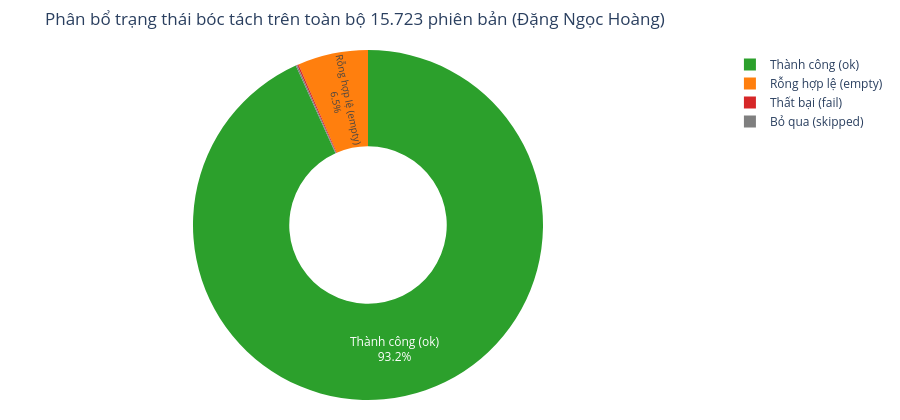

The code cell stored with this chart in its notebook:
### Markdown cell above
### 1. Thuật toán thu thập đường biên dịch và giải quyết phụ thuộc đa tệp

Module `src/parser/gather.py` do **Dương Ngọc Minh Thư** phụ trách đảm nhiệm việc hợp nhất mã nguồn phân mảnh:
- **Nhận diện tệp gốc (`root_file`):** Quét toàn bộ tệp `.tex` trong thư mục phiên bản để tìm lệnh khai báo `\documentclass`. Trong trường hợp xuất hiện nhiều ứng viên (ví dụ tài liệu chứa cả tệp mẫu của tạp chí hoặc tệp phụ trợ), thuật toán áp dụng hàm chấm điểm ưu tiên:
  + Cộng điểm cho tệp chứa `\begin{document}` và `\end{document}`.
  + Cộng điểm cho tên tệp tiêu chuẩn (`main.tex`, `ms.tex`, tên trùng với arXiv ID).
  + Trừ điểm nặng cho tệp nằm trong thư mục con `tikz/`, `figures/` hoặc mang tên `template.tex`.
- **Duyệt đệ quy và chống vòng lặp:** Khởi đầu từ tệp gốc, thuật toán bóc tách các lệnh nạp tệp: `\input{path}`, `\include{path}`, `\subfile{path}`. Để ngăn ngừa vòng lặp vô hạn do các tác giả nạp chéo lẫn nhau, hệ thống sử dụng tập băm `visited_set` lưu trữ đường dẫn chuẩn hóa tuyệt đối. Toàn bộ các tệp hợp lệ được ghép nối thành chuỗi văn bản tuần tự duy nhất theo đúng thứ tự biên dịch của LaTeX.

### Code cell
# Biểu đồ tương tác Plotly: Phân bổ trạng thái xử lý 15.723 phiên bản
status_df = pd.DataFrame({
    "Trạng thái": ["Thành công (ok)", "Rỗng hợp lệ (empty)", "Thất bại (fail)", "Bỏ qua (skipped)"],
    "Số lượng": [
        status_counts.get("ok", 0),
        status_counts.get("empty", 0),
        status_counts.get("fail", 0),
        status_counts.get("skipped", 0)
    ]
})

fig_status = px.pie(
    status_df, 
    names="Trạng thái", 
    values="Số lượng",
    hole=0.45,
    color="Trạng thái",
    color_discrete_map={
        "Thành công (ok)": "#2ca02c",
        "Rỗng hợp lệ (empty)": "#ff7f0e",
        "Thất bại (fail)": "#d62728",
        "Bỏ qua (skipped)": "#7f7f7f"
    },
    title="Phân bổ trạng thái bóc tách trên toàn bộ 15.723 phiên bản (Đặng Ngọc Hoàng)"
)
fig_status.update_traces(textposition='inside', textinfo='percent+label', hoverinfo='label+value+percent')
fig_status.update_layout(height=420, margin=dict(t=50, b=20, l=20, r=20))
fig_status.show()

### Figure 1 — Plotly figure (JSON) as saved in the notebook; plotly's stock layout.template omitted (floating-point values rounded to 4 significant figures)
{"data": [{"customdata": [["Thành công (ok)"], ["Rỗng hợp lệ (empty)"], ["Thất bại (fail)"], ["Bỏ qua (skipped)"]], "domain": {"x": [0.0, 1.0], "y": [0.0, 1.0]}, "hole": 0.45, "hoverinfo": "label+value+percent", "hovertemplate": "Trạng thái=%{customdata[0]}<br>Số lượng=%{value}<extra></extra>", "labels": ["Thành công (ok)", "Rỗng hợp lệ (empty)", "Thất bại (fail)", "Bỏ qua (skipped)"], "legendgroup": "", "marker": {"colors": ["#2ca02c", "#ff7f0e", "#d62728", "#7f7f7f"]}, "name": "", "showlegend": true, "textinfo": "percent+label", "textposition": "inside", "type": "pie", "values": [14658, 1022, 22, 21]}], "layout": {"height": 420, "legend": {"tracegroupgap": 0}, "margin": {"b": 20, "l": 20, "r": 20, "t": 50}, "title": {"text": "Phân bổ trạng thái bóc tách trên toàn bộ 15.723 phiên bản (Đặng Ngọc Hoàng)"}}}
